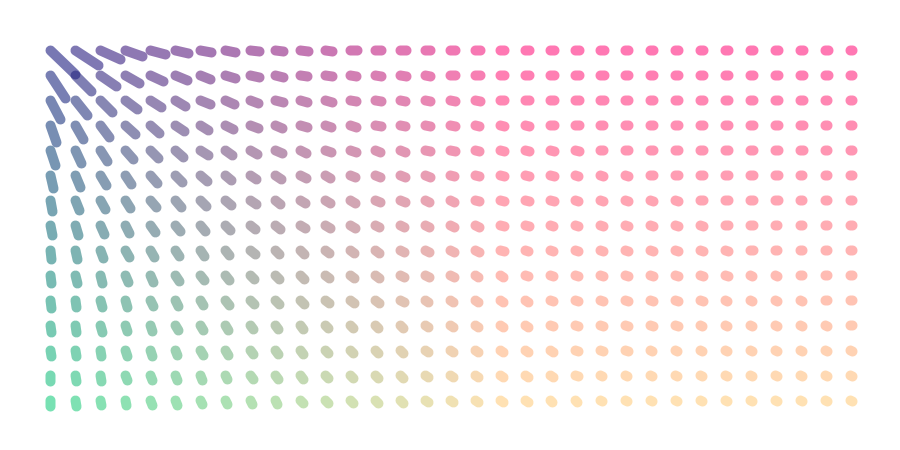
Frame 1 (no input)
Frame 60 (the mouse pressed at the canvas centre just before this capture): identical to frame 1, image omitted
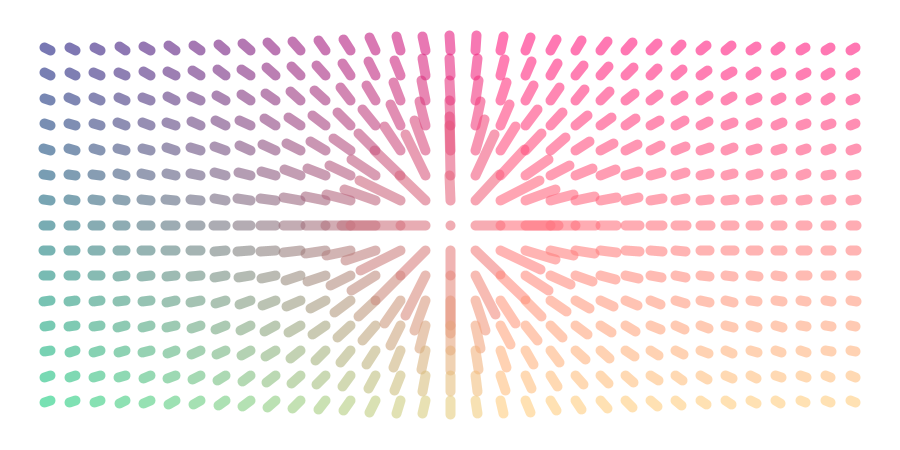
Frame 120 (the mouse held since frame 60 and released just before this capture)

The Processing sketch that drew these frames (run headless with seeded random() and noise(); from frame 60 on, the mouse is pressed at the canvas centre):

// Processing sketch: processing_69790
// ── processing_69790.pde

//created by luis gil
//http://www.legil.org

int x;
int y;
float ease = 0.05;
int tolerance;
float redFactor;  //reduction factor
int opacity = 150;    //line transparency (0-255)
int sizeStroke = 10;    //line stroke size

void setup() {
  size(900, 450);
  smooth();
  noCursor();
  tolerance = 50;
  redFactor = 0.02;
}

void draw() {
  background(255);
  for (int i = 50; i < (width-25); i += 25) {
    for (int j = 50; j < (height-25); j += 25) {
      stroke(map(i, 0, 500, 0, 255), map(j, 0, 500, 0, 255), 125, opacity);
      lineRot(i, j);
    }
  }
}

//void mousePressed() {
 // save("desktop.jpg");
//}

void lineRot(int xPos, int yPos) {
  strokeWeight(sizeStroke);
  pushMatrix();
  translate(xPos, yPos);
  float angle = atan2(mouseY-yPos, mouseX-xPos);
  float mouseDist = dist(mouseX, mouseY, xPos, yPos);
  //line below is test
  rotate(angle-PI);
  if (dist(mouseX, mouseY, xPos, yPos) < tolerance) {
    //rotate(angle);
    line(0, 0, mouseDist, 0);
  } 
  else {
    //rotate(angle-PI);
    line(0, 0, tolerance/(mouseDist*redFactor), 0);
  }
  popMatrix();
}
